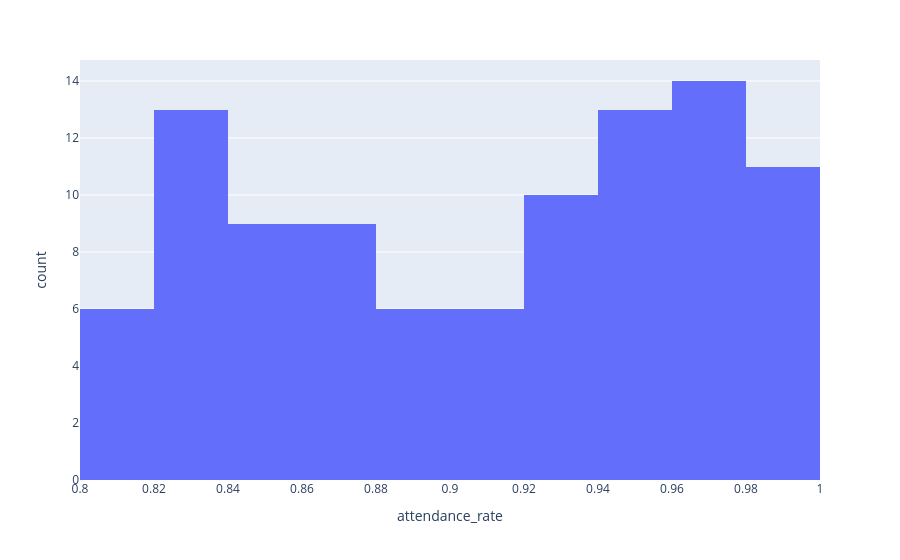

Notebook code for this chart:
### Code cell
fig=px.histogram(student_marks, x='attendance_rate')
fig.show()

### Figure 1 — Plotly figure (JSON) as saved in the notebook; plotly's stock layout.template omitted (floating-point values rounded to 4 significant figures)
{"data": [{"bingroup": "x", "hovertemplate": "attendance_rate=%{x}<br>count=%{y}<extra></extra>", "legendgroup": "", "marker": {"color": "#636efa", "pattern": {"shape": ""}}, "name": "", "orientation": "v", "showlegend": false, "type": "histogram", "x": [0.89, 0.98, 0.83, 0.92, 0.8, 0.94, 0.95, 0.97, 0.84, 0.97, 0.8, 0.92, 0.93, 0.84, 0.94, 0.99, 0.87, 0.96, 0.95, 0.99, 0.92, 0.95, 0.98, 0.89, 0.85, 0.88, 0.82, 0.81, 0.9, 1.0, 0.97, 0.85, 0.86, 0.99, 0.95, 1.0, 0.92, 0.96, 0.96, 0.97, 0.83, 0.87, 1.0, 0.88, 0.83, 0.83, 0.88, 0.84, 0.98, 0.87, 0.91, 0.99, 0.99, 0.87, 0.97, 0.98, 0.97, 0.97, 0.87, 0.93, 0.91, 0.83, 0.8, 0.92, 0.88, 0.97, 0.92, 0.94, 0.85, 0.91, 0.95, 0.84, 0.81, 0.82, 0.93, 0.99, 0.94, 0.91, 0.96, 0.94, 0.92, 0.86, 0.85, 0.95, 0.82, 0.83, 0.86, 0.96, 0.83, 0.86, 0.84, 0.81, 0.82, 0.91, 0.82, 0.94, 0.83, 0.97, 0.98, 0.95], "xaxis": "x", "yaxis": "y"}], "layout": {"barmode": "relative", "legend": {"tracegroupgap": 0}, "margin": {"t": 60}, "xaxis": {"anchor": "y", "domain": [0, 1], "title": {"text": "attendance_rate"}}, "yaxis": {"anchor": "x", "domain": [0, 1], "title": {"text": "count"}}}}
